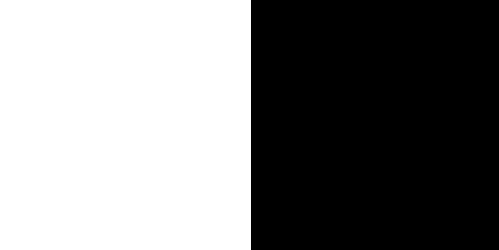
#> input picture avni/input3.jpg, 499 x 250 px
$ python 2.3.py
#> lines starting #> are read from the running program, lines starting #| are printed output that depends on the picture
import cv2
import numpy as np
img1 = cv2.imread('input3.jpg')
#> img1 is the input picture: shape (250, 499, 3); min 0, max 255, mean 128.3
img2 = cv2.imread('input4.jpg')
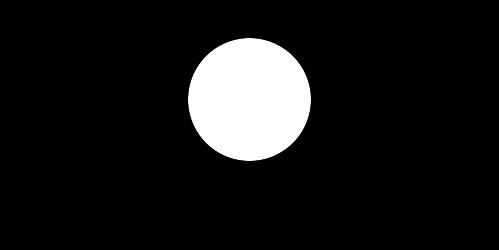
#> input picture avni/input4.jpg, 499 x 250 px
#> img2 is the input picture: shape (250, 499, 3); min 0, max 255, mean 24.2
dest_and = cv2.bitwise_and(img2, img1, mask = None)
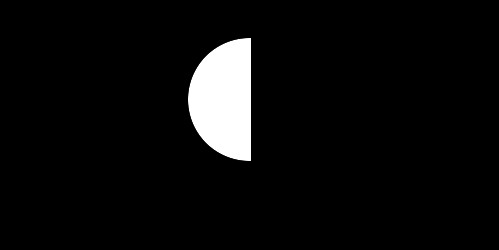
#> dest_and: shape (250, 499, 3); min 0, max 255, mean 12.5
cv2.imshow('Bitwise And', dest_and)
 # De-allocate any associated memory usage
if cv2.waitKey(0) & 0xff == 27:
#> (key Esc is pressed here)
    cv2.destroyAllWindows()
